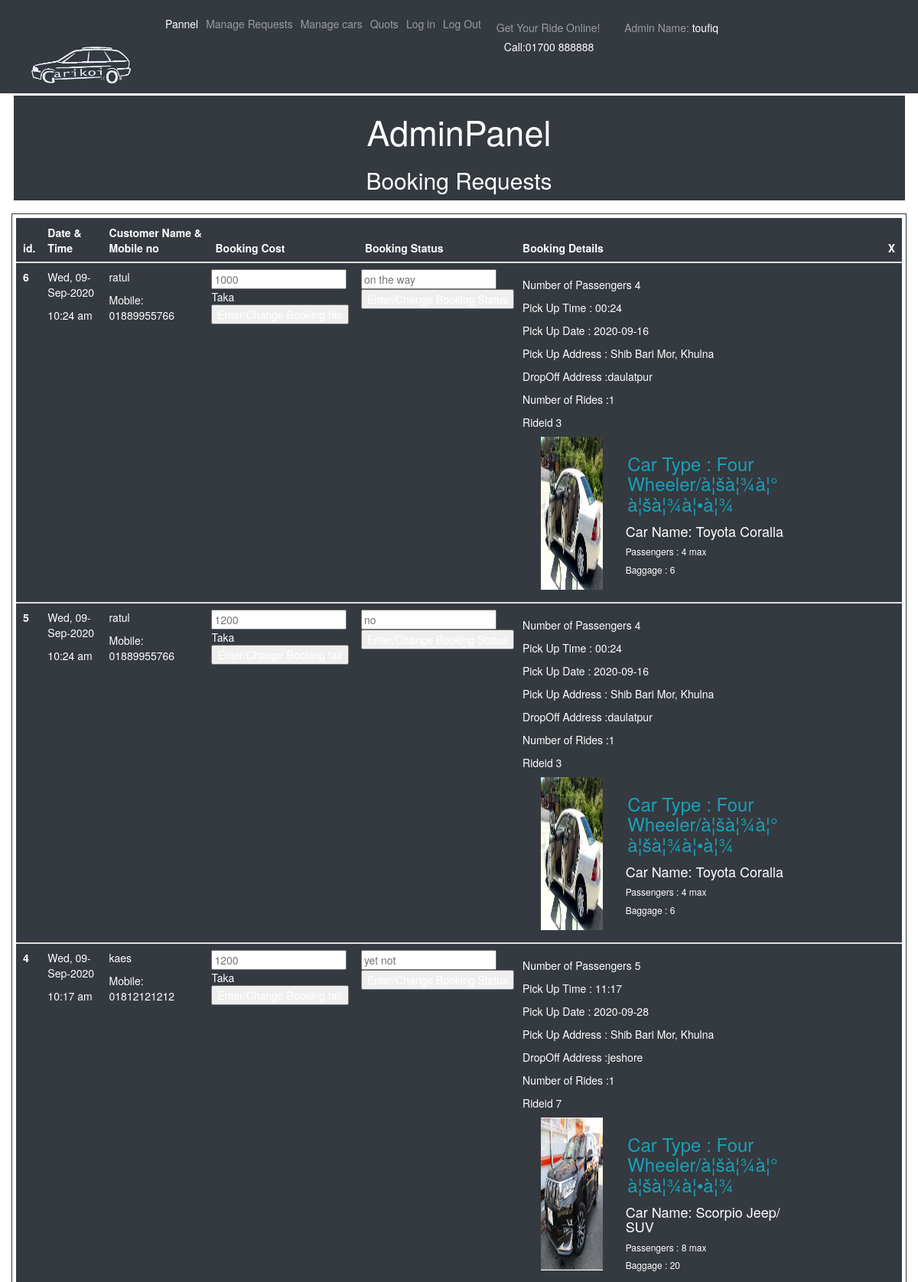
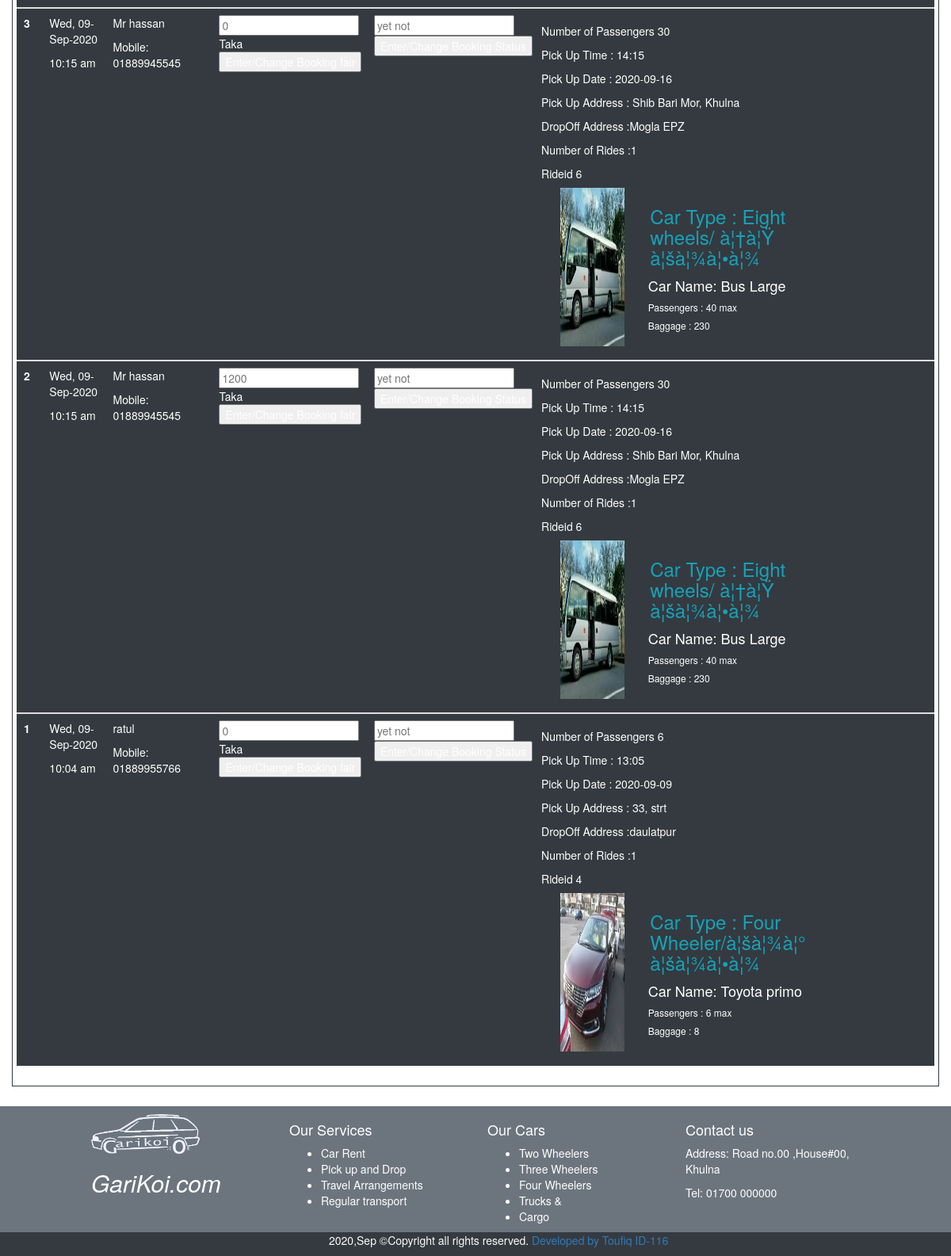
/adminpanel/managereq.php (signed in), run on the app's committed database (2 pictures, top to bottom).
### tables this page shows
CREATE TABLE IF NOT EXISTS `booking` (
  `booking_id` int(100) NOT NULL AUTO_INCREMENT,
  `booking_datetime` timestamp(6) NULL DEFAULT CURRENT_TIMESTAMP(6) ON UPDATE CURRENT_TIMESTAMP(6),
  `booking_time` varchar(255) DEFAULT NULL,
  `booking_date` varchar(255) DEFAULT NULL,
  `booking_name` varchar(255) DEFAULT NULL,
  `booking_mobile` varchar(255) DEFAULT NULL,
  `booking_passengernum` int(100) DEFAULT NULL,
  `booking_pickuptime` varchar(255) DEFAULT NULL,
  `booking_pickupdate` varchar(255) DEFAULT NULL,
  `booking_pickupaddress` varchar(255) DEFAULT NULL,
  `booking_dropoffaddress` varchar(255) DEFAULT NULL,
  `booking_ride_id` int(100) DEFAULT NULL,
  `booking_numofcars` int(100) DEFAULT NULL,
  `booking_cost` int(200) NOT NULL,
  `booking_status` varchar(255) NOT NULL,
  PRIMARY KEY (`booking_id`),
  KEY `booking_ride_id` (`booking_ride_id`)
);

CREATE TABLE IF NOT EXISTS `rides` (
  `ride_id` int(100) NOT NULL AUTO_INCREMENT,
  `ride_type` varchar(255) DEFAULT NULL,
  `ride_name` varchar(255) DEFAULT NULL,
  `ride_image` varchar(255) NOT NULL,
  `ride_passengercap` int(100) DEFAULT NULL,
  `ride_baggagecap` int(100) DEFAULT NULL,
  PRIMARY KEY (`ride_id`)
);

### adminpanel/managereq.php (the view, shortened to what this page needs)
<?php include 'adheader.php'; ?>
<div class="row bg-dark m-1">
		<div class="col">
			<h2 class="display-3 text-center text-white">AdminPanel</h2>
			<h2 class=" text-center text-white">Booking Requests</h2>
		</div>
</div>
<div class="row p-4">
		<div class="col-md-12 p-2 border border-dark">
			<div class="row">
				<div class="col-md-12">
					<table class="table table-dark table-hover border border-dark">
                    <thead>
                       <tr>
                         <th scope="col">id.</th>
                         <th>Date & Time</th>
                         <th >Customer Name & Mobile no</th>
                          <th>Booking Cost </th>
                         <th>Booking Status</th>
                         <th>Booking Details</th>
                         <th> X </th>
                       </tr>
                     </thead>
                     <?php
				        include '../mysqlconnect.php';
                     	$query= "SELECT*FROM booking ORDER BY booking_id desc";
                        $result= mysqli_query($con, $query);
                        $num_rows=mysqli_num_rows($result);
                        if ($num_rows > 0){
                            while ($value = mysqli_fetch_assoc($result)){
                        ?>
                         <tbody>
                           <tr>
                            <th scope="row"><?php echo $value['booking_id']; ?></th>
                            <td><?php echo "<p>".$value['booking_date']." </p><p> ".$value['booking_time']."</p>"; ?></td>
                            <td><?php echo "<p>".$value['booking_name']." </p><p>Mobile: ".$value['booking_mobile']."</p>"; ?></td>
                               <td>
	                            		 <form method="POST" >
	                            		 	<div class="form-row">
	                            		 		<input type="text" name="booking_cost" placeholder="<?php echo $value['booking_cost']." "; ?>">Taka
	                            		 	</div>
	                            		 	<div class="form-row">
	                            		 		<input type="submit" name="editcost" value="Enter/Change Booking fair">
	                            		 	</div>
	                            		 </form>
                           </td>
                            <td><?php// echo ($value['booking_status']);?>
                             	<form method="POST" >
	                            	<div class="form-row">
	                            		<input type="text" name="booking_status" placeholder="<?php echo $value['booking_status'];?>">
	                            	</div>
	                            	<div class="form-row">
	                            		<input type="submit" name="editstat" value="Enter/Change Booking Status">
	                            	</div>
	                            </form>
	                         </td>
                            <td><p></p><p></p>
                            	<p>Number of Passengers <?php echo $value['booking_passengernum']; ?></p>
                            	<p>Pick Up Time : <?php echo $value['booking_pickuptime']; ?></p>
                            	<p>Pick Up Date : <?php echo $value['booking_pickupdate']; ?></p>
                            	<p>Pick Up Address : <?php echo $value['booking_pickupaddress']; ?></p>
                            	<p>DropOff Address :<?php echo $value['booking_dropoffaddress']; ?></p>
                            	<p>Number of Rides :<?php echo $value['booking_numofcars']; ?></p>
                            	<?php $rideid= $value['booking_ride_id']; ?>
                            	<?php echo "Rideid ".$value['booking_ride_id']; ?>
                            	<?php carid($rideid); ?>
                            </td>
                           </tr>
                          </tbody>
                          <?php
                          		}
                      		} ?>
                      </table>
				</div>
			</div>
		</div>
</div>
<?php
function carid($rideid)
{
 ?>
				                      <?php
				                      	include '../mysqlconnect.php';
							            $query= "SELECT*FROM rides WHERE ride_id='$rideid'";
							            $result= mysqli_query($con, $query);
							            $row = mysqli_fetch_assoc($result);
				                       ?>
				                        <div class="row border border-dark m-1 p-2" >
				                          <div class="col-md-3">
				                            <img src=".<?php echo $row['ride_image']; ?>" class="image-thumbnail" alt="" style="height: 200px !important; width: 100% !important;">
				                          </div>
				                            <div class="col-md-7 text-left">
				                                <div class="">
				                                  <h3 class="text-info bg-dark p-1">Car Type : <?php echo $row['ride_type']; ?></h3>
				                                  <h4 class="card-title">Car Name: <?php echo $row['ride_name']; ?></h4>
				                                  <h6 class="">Passengers : <?php echo $row['ride_passengercap']; ?> max </h6>
				                                  <h6  class="card-title ">Baggage : <?php  echo $row['ride_baggagecap']; ?></h6>
				                                </div>
											 </div>
				                        </div>
<?php } ?>
<?php include 'adfooter.php'; ?>

### data on the page
booking: booking_id "6", booking_date "Wed, 09-Sep-2020", booking_time "10:24 am", booking_name "ratul", booking_mobile "01889955766", booking_cost "1000", booking_status "on the way", booking_passengernum "4", booking_pickuptime "00:24", booking_pickupdate "2020-09-16", booking_pickupaddress "Shib Bari Mor, Khulna", booking_dropoffaddress "daulatpur", booking_numofcars "1", booking_ride "3", rides.ride_image (picture), rides.ride_type "Four Wheeler/à¦šà¦¾à¦° à¦šà¦¾à¦•à¦¾", rides.ride_name "Toyota Coralla", rides.ride_passengercap "4", rides.ride_baggagecap "6"
booking: booking_id "5", booking_date "Wed, 09-Sep-2020", booking_time "10:24 am", booking_name "ratul", booking_mobile "01889955766", booking_cost "1200", booking_status "no", booking_passengernum "4", booking_pickuptime "00:24", booking_pickupdate "2020-09-16", booking_pickupaddress "Shib Bari Mor, Khulna", booking_dropoffaddress "daulatpur", booking_numofcars "1", booking_ride "3", rides.ride_image (picture), rides.ride_type "Four Wheeler/à¦šà¦¾à¦° à¦šà¦¾à¦•à¦¾", rides.ride_name "Toyota Coralla", rides.ride_passengercap "4", rides.ride_baggagecap "6"
booking: booking_id "4", booking_date "Wed, 09-Sep-2020", booking_time "10:17 am", booking_name "kaes", booking_mobile "01812121212", booking_cost "1200", booking_status "yet not", booking_passengernum "5", booking_pickuptime "11:17", booking_pickupdate "2020-09-28", booking_pickupaddress "Shib Bari Mor, Khulna", booking_dropoffaddress "jeshore", booking_numofcars "1", booking_ride "7", rides.ride_image (picture), rides.ride_type "Four Wheeler/à¦šà¦¾à¦° à¦šà¦¾à¦•à¦¾", rides.ride_name "Scorpio Jeep/ SUV", rides.ride_passengercap "8", rides.ride_baggagecap "20"
booking: booking_id "3", booking_date "Wed, 09-Sep-2020", booking_time "10:15 am", booking_name "Mr hassan", booking_mobile "01889945545", booking_cost "0", booking_status "yet not", booking_passengernum "30", booking_pickuptime "14:15", booking_pickupdate "2020-09-16", booking_pickupaddress "Shib Bari Mor, Khulna", booking_dropoffaddress "Mogla EPZ", booking_numofcars "1", booking_ride "6", rides.ride_image (picture), rides.ride_type "Eight wheels/ à¦†à¦Ÿ à¦šà¦¾à¦•à¦¾", rides.ride_name "Bus Large", rides.ride_passengercap "40", rides.ride_baggagecap "230"
booking: booking_id "2", booking_date "Wed, 09-Sep-2020", booking_time "10:15 am", booking_name "Mr hassan", booking_mobile "01889945545", booking_cost "1200", booking_status "yet not", booking_passengernum "30", booking_pickuptime "14:15", booking_pickupdate "2020-09-16", booking_pickupaddress "Shib Bari Mor, Khulna", booking_dropoffaddress "Mogla EPZ", booking_numofcars "1", booking_ride "6", rides.ride_image (picture), rides.ride_type "Eight wheels/ à¦†à¦Ÿ à¦šà¦¾à¦•à¦¾", rides.ride_name "Bus Large", rides.ride_passengercap "40", rides.ride_baggagecap "230"
booking: booking_id "1", booking_date "Wed, 09-Sep-2020", booking_time "10:04 am", booking_name "ratul", booking_mobile "01889955766", booking_cost "0", booking_status "yet not", booking_passengernum "6", booking_pickuptime "13:05", booking_pickupdate "2020-09-09", booking_pickupaddress "33, strt", booking_dropoffaddress "daulatpur", booking_numofcars "1", booking_ride "4", rides.ride_image (picture), rides.ride_type "Four Wheeler/à¦šà¦¾à¦° à¦šà¦¾à¦•à¦¾", rides.ride_name "Toyota primo", rides.ride_passengercap "6", rides.ride_baggagecap "8"

### other printed values
$_SESSION['username'] "toufiq"
